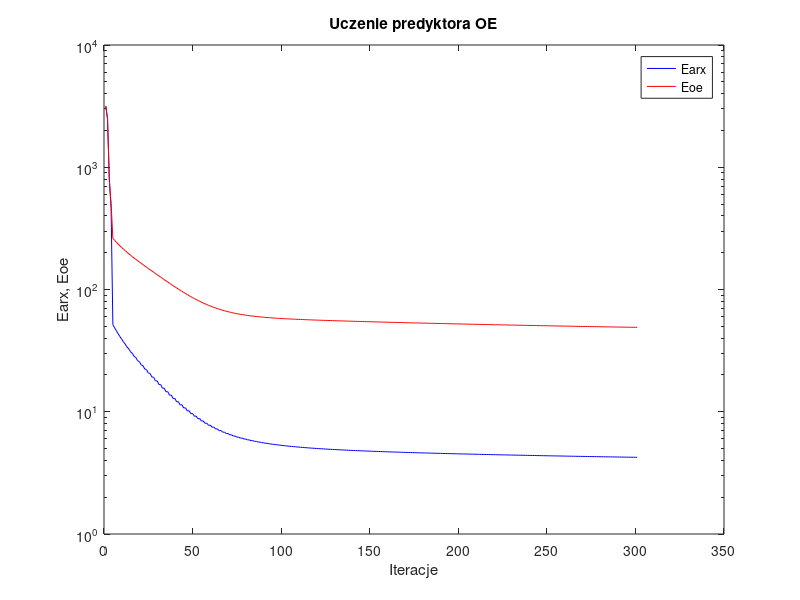
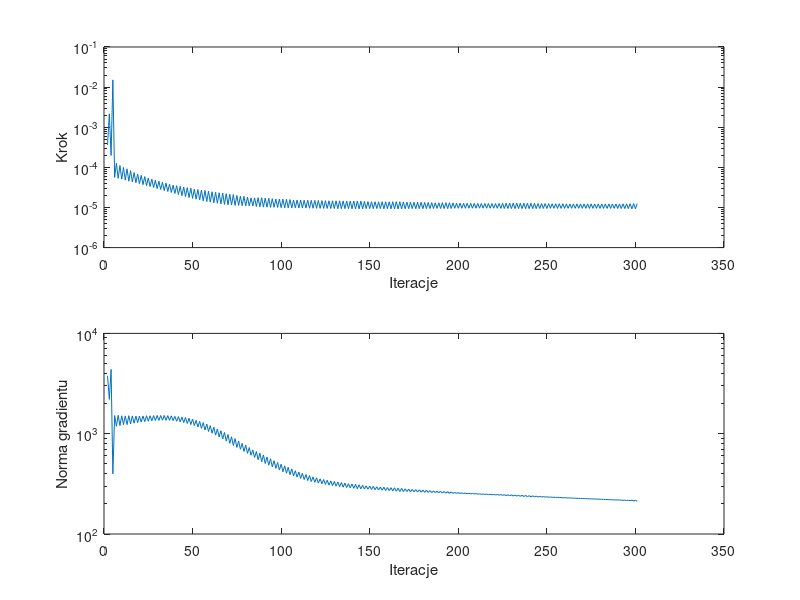

Source code (MATLAB) for these figures, in order:
%uczenie predyktora oe
clear all;
n=0; farx(n+1)=3.177927e+003; foe(n+1)=3.150068e+003; wspucz(n+1)=0.000000e+000; ng(n+1)=0.000000e+000;
n=1; farx(n+1)=2.495561e+003; foe(n+1)=2.467748e+003; krok(n+1)=3.604935e-004; ng(n+1)=3.775280e+003;
n=2; farx(n+1)=8.023218e+002; foe(n+1)=7.733906e+002; krok(n+1)=2.156451e-003; ng(n+1)=2.197919e+003;
n=3; farx(n+1)=4.627612e+002; foe(n+1)=5.059316e+002; krok(n+1)=1.984325e-004; ng(n+1)=4.370175e+003;
n=4; farx(n+1)=5.159341e+001; foe(n+1)=2.618617e+002; krok(n+1)=1.511671e-002; ng(n+1)=3.981642e+002;
n=5; farx(n+1)=4.855355e+001; foe(n+1)=2.524364e+002; krok(n+1)=5.618497e-005; ng(n+1)=1.516472e+003;
n=6; farx(n+1)=4.587918e+001; foe(n+1)=2.433717e+002; krok(n+1)=1.270414e-004; ng(n+1)=1.188398e+003;
n=7; farx(n+1)=4.342534e+001; foe(n+1)=2.351712e+002; krok(n+1)=5.327423e-005; ng(n+1)=1.524382e+003;
n=8; farx(n+1)=4.116766e+001; foe(n+1)=2.274240e+002; krok(n+1)=1.112345e-004; ng(n+1)=1.204110e+003;
n=9; farx(n+1)=3.923432e+001; foe(n+1)=2.203765e+002; krok(n+1)=5.086873e-005; ng(n+1)=1.508693e+003;
n=10; farx(n+1)=3.721729e+001; foe(n+1)=2.136737e+002; krok(n+1)=9.921626e-005; ng(n+1)=1.227896e+003;
n=11; farx(n+1)=3.572597e+001; foe(n+1)=2.074951e+002; krok(n+1)=4.789661e-005; ng(n+1)=1.504577e+003;
n=12; farx(n+1)=3.382204e+001; foe(n+1)=2.015061e+002; krok(n+1)=9.186583e-005; ng(n+1)=1.232168e+003;
n=13; farx(n+1)=3.268566e+001; foe(n+1)=1.959671e+002; krok(n+1)=4.522010e-005; ng(n+1)=1.512085e+003;
n=14; farx(n+1)=3.090434e+001; foe(n+1)=1.906384e+002; krok(n+1)=8.271938e-005; ng(n+1)=1.249792e+003;
n=15; farx(n+1)=3.005259e+001; foe(n+1)=1.856749e+002; krok(n+1)=4.334515e-005; ng(n+1)=1.503965e+003;
n=16; farx(n+1)=2.838315e+001; foe(n+1)=1.808991e+002; krok(n+1)=7.401448e-005; ng(n+1)=1.271687e+003;
n=17; farx(n+1)=2.774788e+001; foe(n+1)=1.763910e+002; krok(n+1)=4.136800e-005; ng(n+1)=1.495920e+003;
n=18; farx(n+1)=2.615420e+001; foe(n+1)=1.720005e+002; krok(n+1)=6.800958e-005; ng(n+1)=1.287895e+003;
n=19; farx(n+1)=2.568533e+001; foe(n+1)=1.678254e+002; krok(n+1)=3.923630e-005; ng(n+1)=1.499684e+003;
n=20; farx(n+1)=2.416142e+001; foe(n+1)=1.637416e+002; krok(n+1)=6.291931e-005; ng(n+1)=1.305111e+003;
n=21; farx(n+1)=2.382108e+001; foe(n+1)=1.598359e+002; krok(n+1)=3.705546e-005; ng(n+1)=1.504893e+003;
n=22; farx(n+1)=2.236365e+001; foe(n+1)=1.559931e+002; krok(n+1)=5.873010e-005; ng(n+1)=1.317383e+003;
n=23; farx(n+1)=2.212385e+001; foe(n+1)=1.523153e+002; krok(n+1)=3.511208e-005; ng(n+1)=1.510381e+003;
n=24; farx(n+1)=2.074332e+001; foe(n+1)=1.486995e+002; krok(n+1)=5.434585e-005; ng(n+1)=1.332712e+003;
n=25; farx(n+1)=2.057884e+001; foe(n+1)=1.452342e+002; krok(n+1)=3.333618e-005; ng(n+1)=1.510301e+003;
n=26; farx(n+1)=1.926896e+001; foe(n+1)=1.418159e+002; krok(n+1)=5.086873e-005; ng(n+1)=1.344618e+003;
n=27; farx(n+1)=1.916465e+001; foe(n+1)=1.385286e+002; krok(n+1)=3.145966e-005; ng(n+1)=1.515757e+003;
n=28; farx(n+1)=1.792701e+001; foe(n+1)=1.352882e+002; krok(n+1)=4.780368e-005; ng(n+1)=1.354159e+003;
n=29; farx(n+1)=1.786806e+001; foe(n+1)=1.321700e+002; krok(n+1)=2.963075e-005; ng(n+1)=1.519201e+003;
n=30; farx(n+1)=1.670507e+001; foe(n+1)=1.290913e+002; krok(n+1)=4.508384e-005; ng(n+1)=1.358641e+003;
n=31; farx(n+1)=1.668056e+001; foe(n+1)=1.261410e+002; krok(n+1)=2.809223e-005; ng(n+1)=1.518556e+003;
n=32; farx(n+1)=1.559133e+001; foe(n+1)=1.232365e+002; krok(n+1)=4.244958e-005; ng(n+1)=1.364808e+003;
n=33; farx(n+1)=1.559242e+001; foe(n+1)=1.204422e+002; krok(n+1)=2.638199e-005; ng(n+1)=1.518875e+003;
n=34; farx(n+1)=1.457599e+001; foe(n+1)=1.176864e+002; krok(n+1)=4.041939e-005; ng(n+1)=1.359963e+003;
n=35; farx(n+1)=1.459613e+001; foe(n+1)=1.150507e+002; krok(n+1)=2.496301e-005; ng(n+1)=1.514149e+003;
n=36; farx(n+1)=1.365523e+001; foe(n+1)=1.124610e+002; krok(n+1)=3.812652e-005; ng(n+1)=1.357225e+003;
n=37; farx(n+1)=1.368790e+001; foe(n+1)=1.099864e+002; krok(n+1)=2.369246e-005; ng(n+1)=1.503859e+003;
n=38; farx(n+1)=1.282158e+001; foe(n+1)=1.075626e+002; krok(n+1)=3.594329e-005; ng(n+1)=1.351238e+003;
n=39; farx(n+1)=1.285955e+001; foe(n+1)=1.052495e+002; krok(n+1)=2.230894e-005; ng(n+1)=1.488431e+003;
n=40; farx(n+1)=1.205444e+001; foe(n+1)=1.029627e+002; krok(n+1)=3.494762e-005; ng(n+1)=1.331216e+003;
n=41; farx(n+1)=1.210074e+001; foe(n+1)=1.007890e+002; krok(n+1)=2.097007e-005; ng(n+1)=1.481185e+003;
n=42; farx(n+1)=1.136032e+001; foe(n+1)=9.865595e+001; krok(n+1)=3.351433e-005; ng(n+1)=1.313431e+003;
n=43; farx(n+1)=1.140941e+001; foe(n+1)=9.662976e+001; krok(n+1)=1.977673e-005; ng(n+1)=1.466341e+003;
n=44; farx(n+1)=1.072845e+001; foe(n+1)=9.464338e+001; krok(n+1)=3.242569e-005; ng(n+1)=1.289958e+003;
n=45; farx(n+1)=1.077955e+001; foe(n+1)=9.275679e+001; krok(n+1)=1.865637e-005; ng(n+1)=1.450791e+003;
n=46; farx(n+1)=1.015875e+001; foe(n+1)=9.091783e+001; krok(n+1)=3.117913e-005; ng(n+1)=1.263988e+003;
n=47; farx(n+1)=1.020804e+001; foe(n+1)=8.917700e+001; krok(n+1)=1.766648e-005; ng(n+1)=1.425754e+003;
n=48; farx(n+1)=9.641835e+000; foe(n+1)=8.747717e+001; krok(n+1)=3.023762e-005; ng(n+1)=1.232958e+003;
n=49; farx(n+1)=9.690203e+000; foe(n+1)=8.587286e+001; krok(n+1)=1.684728e-005; ng(n+1)=1.399479e+003;
n=50; farx(n+1)=9.183099e+000; foe(n+1)=8.432521e+001; krok(n+1)=2.857275e-005; ng(n+1)=1.205589e+003;
n=51; farx(n+1)=9.225024e+000; foe(n+1)=8.287082e+001; krok(n+1)=1.611741e-005; ng(n+1)=1.357119e+003;
n=52; farx(n+1)=8.762757e+000; foe(n+1)=8.144895e+001; krok(n+1)=2.800232e-005; ng(n+1)=1.168029e+003;
n=53; farx(n+1)=8.802817e+000; foe(n+1)=8.011329e+001; krok(n+1)=1.530761e-005; ng(n+1)=1.327346e+003;
n=54; farx(n+1)=8.385005e+000; foe(n+1)=7.881787e+001; krok(n+1)=2.720139e-005; ng(n+1)=1.130471e+003;
n=55; farx(n+1)=8.421493e+000; foe(n+1)=7.760200e+001; krok(n+1)=1.461294e-005; ng(n+1)=1.290206e+003;
n=56; farx(n+1)=8.044696e+000; foe(n+1)=7.642506e+001; krok(n+1)=2.648762e-005; ng(n+1)=1.090380e+003;
n=57; farx(n+1)=8.077785e+000; foe(n+1)=7.532274e+001; krok(n+1)=1.404611e-005; ng(n+1)=1.250820e+003;
n=58; farx(n+1)=7.742143e+000; foe(n+1)=7.426502e+001; krok(n+1)=2.537849e-005; ng(n+1)=1.052194e+003;
n=59; farx(n+1)=7.770165e+000; foe(n+1)=7.327771e+001; krok(n+1)=1.358646e-005; ng(n+1)=1.203218e+003;
n=60; farx(n+1)=7.468930e+000; foe(n+1)=7.232657e+001; krok(n+1)=2.466737e-005; ng(n+1)=1.011357e+003;
n=61; farx(n+1)=7.493385e+000; foe(n+1)=7.143745e+001; krok(n+1)=1.308609e-005; ng(n+1)=1.161540e+003;
n=62; farx(n+1)=7.224354e+000; foe(n+1)=7.058260e+001; krok(n+1)=2.394830e-005; ng(n+1)=9.686323e+002;
n=63; farx(n+1)=7.245053e+000; foe(n+1)=6.978803e+001; krok(n+1)=1.272730e-005; ng(n+1)=1.114281e+003;
n=64; farx(n+1)=7.004425e+000; foe(n+1)=6.902719e+001; krok(n+1)=2.322634e-005; ng(n+1)=9.287092e+002;
n=65; farx(n+1)=7.021962e+000; foe(n+1)=6.831492e+001; krok(n+1)=1.229246e-005; ng(n+1)=1.070522e+003;
n=66; farx(n+1)=6.805846e+000; foe(n+1)=6.763197e+001; krok(n+1)=2.284676e-005; ng(n+1)=8.844022e+002;
n=67; farx(n+1)=6.820837e+000; foe(n+1)=6.699417e+001; krok(n+1)=1.195092e-005; ng(n+1)=1.028260e+003;
n=68; farx(n+1)=6.628656e+000; foe(n+1)=6.638796e+001; krok(n+1)=2.212034e-005; ng(n+1)=8.438051e+002;
n=69; farx(n+1)=6.640570e+000; foe(n+1)=6.582159e+001; krok(n+1)=1.165597e-005; ng(n+1)=9.820046e+002;
n=70; farx(n+1)=6.470461e+000; foe(n+1)=6.528114e+001; krok(n+1)=2.139878e-005; ng(n+1)=8.018548e+002;
n=71; farx(n+1)=6.479253e+000; foe(n+1)=6.478226e+001; krok(n+1)=1.151293e-005; ng(n+1)=9.317655e+002;
n=72; farx(n+1)=6.326463e+000; foe(n+1)=6.430530e+001; krok(n+1)=2.092147e-005; ng(n+1)=7.648313e+002;
n=73; farx(n+1)=6.333943e+000; foe(n+1)=6.385757e+001; krok(n+1)=1.126542e-005; ng(n+1)=8.937777e+002;
n=74; farx(n+1)=6.199632e+000; foe(n+1)=6.343677e+001; krok(n+1)=1.995189e-005; ng(n+1)=7.298558e+002;
n=75; farx(n+1)=6.204410e+000; foe(n+1)=6.304408e+001; krok(n+1)=1.126542e-005; ng(n+1)=8.444770e+002;
n=76; farx(n+1)=6.085880e+000; foe(n+1)=6.267459e+001; krok(n+1)=1.899564e-005; ng(n+1)=6.996468e+002;
n=77; farx(n+1)=6.088409e+000; foe(n+1)=6.232760e+001; krok(n+1)=1.109774e-005; ng(n+1)=8.011808e+002;
n=78; farx(n+1)=5.981051e+000; foe(n+1)=6.199580e+001; krok(n+1)=1.890200e-005; ng(n+1)=6.646647e+002;
n=79; farx(n+1)=5.982806e+000; foe(n+1)=6.168415e+001; krok(n+1)=1.095376e-005; ng(n+1)=7.685286e+002;
n=80; farx(n+1)=5.887799e+000; foe(n+1)=6.139076e+001; krok(n+1)=1.808278e-005; ng(n+1)=6.369587e+002;
n=81; farx(n+1)=5.887895e+000; foe(n+1)=6.111497e+001; krok(n+1)=1.095376e-005; ng(n+1)=7.275200e+002;
n=82; farx(n+1)=5.803432e+000; foe(n+1)=6.085419e+001; krok(n+1)=1.738167e-005; ng(n+1)=6.100449e+002;
n=83; farx(n+1)=5.802118e+000; foe(n+1)=6.060895e+001; krok(n+1)=1.085468e-005; ng(n+1)=6.894355e+002;
n=84; farx(n+1)=5.725015e+000; foe(n+1)=6.037362e+001; krok(n+1)=1.736589e-005; ng(n+1)=5.801897e+002;
n=85; farx(n+1)=5.723369e+000; foe(n+1)=6.015144e+001; krok(n+1)=1.057446e-005; ng(n+1)=6.637439e+002;
n=86; farx(n+1)=5.652601e+000; foe(n+1)=5.993741e+001; krok(n+1)=1.751338e-005; ng(n+1)=5.510816e+002;
n=87; farx(n+1)=5.650745e+000; foe(n+1)=5.973544e+001; krok(n+1)=1.033992e-005; ng(n+1)=6.395232e+002;
n=88; farx(n+1)=5.586025e+000; foe(n+1)=5.954116e+001; krok(n+1)=1.751338e-005; ng(n+1)=5.249051e+002;
n=89; farx(n+1)=5.583908e+000; foe(n+1)=5.935762e+001; krok(n+1)=1.021265e-005; ng(n+1)=6.147007e+002;
n=90; farx(n+1)=5.525575e+000; foe(n+1)=5.918237e+001; krok(n+1)=1.709205e-005; ng(n+1)=5.045328e+002;
n=91; farx(n+1)=5.522862e+000; foe(n+1)=5.901685e+001; krok(n+1)=1.017076e-005; ng(n+1)=5.858451e+002;
n=92; farx(n+1)=5.469642e+000; foe(n+1)=5.885780e+001; krok(n+1)=1.689172e-005; ng(n+1)=4.849582e+002;
n=93; farx(n+1)=5.466704e+000; foe(n+1)=5.870670e+001; krok(n+1)=1.009346e-005; ng(n+1)=5.624141e+002;
n=94; farx(n+1)=5.418368e+000; foe(n+1)=5.856204e+001; krok(n+1)=1.654943e-005; ng(n+1)=4.672000e+002;
n=95; farx(n+1)=5.415105e+000; foe(n+1)=5.842424e+001; krok(n+1)=1.009346e-005; ng(n+1)=5.380117e+002;
n=96; farx(n+1)=5.371022e+000; foe(n+1)=5.829242e+001; krok(n+1)=1.621284e-005; ng(n+1)=4.515592e+002;
n=97; farx(n+1)=5.367570e+000; foe(n+1)=5.816580e+001; krok(n+1)=9.999543e-006; ng(n+1)=5.163996e+002;
n=98; farx(n+1)=5.327005e+000; foe(n+1)=5.804388e+001; krok(n+1)=1.611823e-005; ng(n+1)=4.342596e+002;
n=99; farx(n+1)=5.323441e+000; foe(n+1)=5.792691e+001; krok(n+1)=9.888364e-006; ng(n+1)=4.964917e+002;
n=100; farx(n+1)=5.285894e+000; foe(n+1)=5.781336e+001; krok(n+1)=1.611741e-005; ng(n+1)=4.174492e+002;
n=101; farx(n+1)=5.282299e+000; foe(n+1)=5.770463e+001; krok(n+1)=9.836241e-006; ng(n+1)=4.785628e+002;
n=102; farx(n+1)=5.247593e+000; foe(n+1)=5.759926e+001; krok(n+1)=1.596631e-005; ng(n+1)=4.037363e+002;
n=103; farx(n+1)=5.244008e+000; foe(n+1)=5.749763e+001; krok(n+1)=9.766516e-006; ng(n+1)=4.622395e+002;
n=104; farx(n+1)=5.211945e+000; foe(n+1)=5.739915e+001; krok(n+1)=1.579136e-005; ng(n+1)=3.904154e+002;
n=105; farx(n+1)=5.208312e+000; foe(n+1)=5.730408e+001; krok(n+1)=9.766516e-006; ng(n+1)=4.455625e+002;
n=106; farx(n+1)=5.178922e+000; foe(n+1)=5.721198e+001; krok(n+1)=1.539716e-005; ng(n+1)=3.792753e+002;
n=107; farx(n+1)=5.175136e+000; foe(n+1)=5.712320e+001; krok(n+1)=9.806150e-006; ng(n+1)=4.274428e+002;
n=108; farx(n+1)=5.147636e+000; foe(n+1)=5.703636e+001; krok(n+1)=1.535151e-005; ng(n+1)=3.688872e+002;
n=109; farx(n+1)=5.143980e+000; foe(n+1)=5.695195e+001; krok(n+1)=9.706803e-006; ng(n+1)=4.157299e+002;
n=110; farx(n+1)=5.118254e+000; foe(n+1)=5.686943e+001; krok(n+1)=1.530281e-005; ng(n+1)=3.583774e+002;
n=111; farx(n+1)=5.114658e+000; foe(n+1)=5.678917e+001; krok(n+1)=9.667524e-006; ng(n+1)=4.033664e+002;
n=112; farx(n+1)=5.090622e+000; foe(n+1)=5.671063e+001; krok(n+1)=1.517047e-005; ng(n+1)=3.492897e+002;
n=113; farx(n+1)=5.087068e+000; foe(n+1)=5.663413e+001; krok(n+1)=9.645404e-006; ng(n+1)=3.912833e+002;
n=114; farx(n+1)=5.064458e+000; foe(n+1)=5.655906e+001; krok(n+1)=1.511881e-005; ng(n+1)=3.410937e+002;
n=115; farx(n+1)=5.061009e+000; foe(n+1)=5.648560e+001; krok(n+1)=9.571928e-006; ng(n+1)=3.815772e+002;
n=116; farx(n+1)=5.039729e+000; foe(n+1)=5.641338e+001; krok(n+1)=1.507081e-005; ng(n+1)=3.335870e+002;
n=117; farx(n+1)=5.036342e+000; foe(n+1)=5.634281e+001; krok(n+1)=9.554760e-006; ng(n+1)=3.715457e+002;
n=118; farx(n+1)=5.016281e+000; foe(n+1)=5.627332e+001; krok(n+1)=1.498382e-005; ng(n+1)=3.277324e+002;
n=119; farx(n+1)=5.012978e+000; foe(n+1)=5.620522e+001; krok(n+1)=9.515687e-006; ng(n+1)=3.628417e+002;
n=120; farx(n+1)=4.994036e+000; foe(n+1)=5.613803e+001; krok(n+1)=1.490654e-005; ng(n+1)=3.219315e+002;
n=121; farx(n+1)=4.990797e+000; foe(n+1)=5.607219e+001; krok(n+1)=9.515478e-006; ng(n+1)=3.551581e+002;
n=122; farx(n+1)=4.972862e+000; foe(n+1)=5.600724e+001; krok(n+1)=1.481560e-005; ng(n+1)=3.171351e+002;
n=123; farx(n+1)=4.969718e+000; foe(n+1)=5.594328e+001; krok(n+1)=9.471564e-006; ng(n+1)=3.494435e+002;
n=124; farx(n+1)=4.952697e+000; foe(n+1)=5.588011e+001; krok(n+1)=1.476242e-005; ng(n+1)=3.119819e+002;
n=125; farx(n+1)=4.949626e+000; foe(n+1)=5.581793e+001; krok(n+1)=9.456357e-006; ng(n+1)=3.435997e+002;
n=126; farx(n+1)=4.933455e+000; foe(n+1)=5.575643e+001; krok(n+1)=1.468252e-005; ng(n+1)=3.074639e+002;
n=127; farx(n+1)=4.930459e+000; foe(n+1)=5.569585e+001; krok(n+1)=9.434846e-006; ng(n+1)=3.381550e+002;
n=128; farx(n+1)=4.915028e+000; foe(n+1)=5.563580e+001; krok(n+1)=1.465430e-005; ng(n+1)=3.034369e+002;
n=129; farx(n+1)=4.912120e+000; foe(n+1)=5.557656e+001; krok(n+1)=9.405221e-006; ng(n+1)=3.335255e+002;
n=130; farx(n+1)=4.897338e+000; foe(n+1)=5.551784e+001; krok(n+1)=1.466008e-005; ng(n+1)=2.998164e+002;
n=131; farx(n+1)=4.894536e+000; foe(n+1)=5.545971e+001; krok(n+1)=9.340678e-006; ng(n+1)=3.298362e+002;
n=132; farx(n+1)=4.880377e+000; foe(n+1)=5.540205e+001; krok(n+1)=1.465800e-005; ng(n+1)=2.959009e+002;
n=133; farx(n+1)=4.877648e+000; foe(n+1)=5.534509e+001; krok(n+1)=9.328187e-006; ng(n+1)=3.258412e+002;
n=134; farx(n+1)=4.864136e+000; foe(n+1)=5.528855e+001; krok(n+1)=1.453926e-005; ng(n+1)=2.928014e+002;
n=135; farx(n+1)=4.861453e+000; foe(n+1)=5.523281e+001; krok(n+1)=9.357347e-006; ng(n+1)=3.212252e+002;
n=136; farx(n+1)=4.848498e+000; foe(n+1)=5.517741e+001; krok(n+1)=1.445172e-005; ng(n+1)=2.904178e+002;
n=137; farx(n+1)=4.845890e+000; foe(n+1)=5.512261e+001; krok(n+1)=9.351708e-006; ng(n+1)=3.178897e+002;
n=138; farx(n+1)=4.833411e+000; foe(n+1)=5.506821e+001; krok(n+1)=1.442554e-005; ng(n+1)=2.885166e+002;
n=139; farx(n+1)=4.830896e+000; foe(n+1)=5.501417e+001; krok(n+1)=9.282697e-006; ng(n+1)=3.153765e+002;
n=140; farx(n+1)=4.818808e+000; foe(n+1)=5.496041e+001; krok(n+1)=1.451496e-005; ng(n+1)=2.855872e+002;
n=141; farx(n+1)=4.816383e+000; foe(n+1)=5.490705e+001; krok(n+1)=9.233149e-006; ng(n+1)=3.130374e+002;
n=142; farx(n+1)=4.804725e+000; foe(n+1)=5.485399e+001; krok(n+1)=1.448879e-005; ng(n+1)=2.831973e+002;
n=143; farx(n+1)=4.802358e+000; foe(n+1)=5.480146e+001; krok(n+1)=9.237209e-006; ng(n+1)=3.097551e+002;
n=144; farx(n+1)=4.791132e+000; foe(n+1)=5.474919e+001; krok(n+1)=1.438760e-005; ng(n+1)=2.814409e+002;
n=145; farx(n+1)=4.788814e+000; foe(n+1)=5.469749e+001; krok(n+1)=9.272806e-006; ng(n+1)=3.063147e+002;
n=146; farx(n+1)=4.778054e+000; foe(n+1)=5.464610e+001; krok(n+1)=1.416371e-005; ng(n+1)=2.802820e+002;
n=147; farx(n+1)=4.775758e+000; foe(n+1)=5.459536e+001; krok(n+1)=9.359580e-006; ng(n+1)=3.023802e+002;
n=148; farx(n+1)=4.765376e+000; foe(n+1)=5.454487e+001; krok(n+1)=1.400833e-005; ng(n+1)=2.796166e+002;
n=149; farx(n+1)=4.763140e+000; foe(n+1)=5.449478e+001; krok(n+1)=9.359580e-006; ng(n+1)=3.001053e+002;
n=150; farx(n+1)=4.753072e+000; foe(n+1)=5.444493e+001; krok(n+1)=1.395508e-005; ng(n+1)=2.780234e+002;
n=151; farx(n+1)=4.750897e+000; foe(n+1)=5.439546e+001; krok(n+1)=9.351708e-006; ng(n+1)=2.979612e+002;
n=152; farx(n+1)=4.741125e+000; foe(n+1)=5.434617e+001; krok(n+1)=1.390431e-005; ng(n+1)=2.763269e+002;
n=153; farx(n+1)=4.739003e+000; foe(n+1)=5.429731e+001; krok(n+1)=9.377529e-006; ng(n+1)=2.956750e+002;
n=154; farx(n+1)=4.729496e+000; foe(n+1)=5.424870e+001; krok(n+1)=1.384553e-005; ng(n+1)=2.753236e+002;
n=155; farx(n+1)=4.727444e+000; foe(n+1)=5.420032e+001; krok(n+1)=9.331364e-006; ng(n+1)=2.941857e+002;
n=156; farx(n+1)=4.718148e+000; foe(n+1)=5.415211e+001; krok(n+1)=1.390226e-005; ng(n+1)=2.732374e+002;
n=157; farx(n+1)=4.716165e+000; foe(n+1)=5.410418e+001; krok(n+1)=9.299765e-006; ng(n+1)=2.928137e+002;
n=158; farx(n+1)=4.707105e+000; foe(n+1)=5.405642e+001; krok(n+1)=1.386876e-005; ng(n+1)=2.715563e+002;
n=159; farx(n+1)=4.705171e+000; foe(n+1)=5.400905e+001; krok(n+1)=9.322149e-006; ng(n+1)=2.906594e+002;
n=160; farx(n+1)=4.696312e+000; foe(n+1)=5.396187e+001; krok(n+1)=1.384553e-005; ng(n+1)=2.705524e+002;
n=161; farx(n+1)=4.694450e+000; foe(n+1)=5.391488e+001; krok(n+1)=9.263868e-006; ng(n+1)=2.896092e+002;
n=162; farx(n+1)=4.685735e+000; foe(n+1)=5.386802e+001; krok(n+1)=1.395478e-005; ng(n+1)=2.684719e+002;
n=163; farx(n+1)=4.683948e+000; foe(n+1)=5.382134e+001; krok(n+1)=9.203865e-006; ng(n+1)=2.889348e+002;
n=164; farx(n+1)=4.675412e+000; foe(n+1)=5.377482e+001; krok(n+1)=1.396978e-005; ng(n+1)=2.665972e+002;
n=165; farx(n+1)=4.673676e+000; foe(n+1)=5.372862e+001; krok(n+1)=9.207477e-006; ng(n+1)=2.871442e+002;
n=166; farx(n+1)=4.665332e+000; foe(n+1)=5.368258e+001; krok(n+1)=1.390431e-005; ng(n+1)=2.654019e+002;
n=167; farx(n+1)=4.663642e+000; foe(n+1)=5.363688e+001; krok(n+1)=9.225986e-006; ng(n+1)=2.851609e+002;
n=168; farx(n+1)=4.655526e+000; foe(n+1)=5.359134e+001; krok(n+1)=1.373458e-005; ng(n+1)=2.645847e+002;
n=169; farx(n+1)=4.653855e+000; foe(n+1)=5.354632e+001; krok(n+1)=9.328187e-006; ng(n+1)=2.819339e+002;
n=170; farx(n+1)=4.645928e+000; foe(n+1)=5.350145e+001; krok(n+1)=1.357662e-005; ng(n+1)=2.647936e+002;
n=171; farx(n+1)=4.644305e+000; foe(n+1)=5.345687e+001; krok(n+1)=9.331364e-006; ng(n+1)=2.802528e+002;
n=172; farx(n+1)=4.636534e+000; foe(n+1)=5.341241e+001; krok(n+1)=1.351734e-005; ng(n+1)=2.638037e+002;
n=173; farx(n+1)=4.634953e+000; foe(n+1)=5.336830e+001; krok(n+1)=9.359580e-006; ng(n+1)=2.783424e+002;
n=174; farx(n+1)=4.627308e+000; foe(n+1)=5.332432e+001; krok(n+1)=1.348707e-005; ng(n+1)=2.631848e+002;
n=175; farx(n+1)=4.625786e+000; foe(n+1)=5.328054e+001; krok(n+1)=9.328187e-006; ng(n+1)=2.773771e+002;
n=176; farx(n+1)=4.618271e+000; foe(n+1)=5.323690e+001; krok(n+1)=1.346311e-005; ng(n+1)=2.619045e+002;
n=177; farx(n+1)=4.616790e+000; foe(n+1)=5.319356e+001; krok(n+1)=9.342023e-006; ng(n+1)=2.755968e+002;
n=178; farx(n+1)=4.609387e+000; foe(n+1)=5.315032e+001; krok(n+1)=1.344623e-005; ng(n+1)=2.610243e+002;
n=179; farx(n+1)=4.607959e+000; foe(n+1)=5.310733e+001; krok(n+1)=9.331364e-006; ng(n+1)=2.744717e+002;
n=180; farx(n+1)=4.600681e+000; foe(n+1)=5.306447e+001; krok(n+1)=1.338683e-005; ng(n+1)=2.600653e+002;
n=181; farx(n+1)=4.599291e+000; foe(n+1)=5.302192e+001; krok(n+1)=9.365562e-006; ng(n+1)=2.726179e+002;
n=182; farx(n+1)=4.592141e+000; foe(n+1)=5.297951e+001; krok(n+1)=1.328620e-005; ng(n+1)=2.595476e+002;
n=183; farx(n+1)=4.590788e+000; foe(n+1)=5.293738e+001; krok(n+1)=9.399927e-006; ng(n+1)=2.707610e+002;
n=184; farx(n+1)=4.583754e+000; foe(n+1)=5.289541e+001; krok(n+1)=1.319809e-005; ng(n+1)=2.590060e+002;
n=185; farx(n+1)=4.582440e+000; foe(n+1)=5.285369e+001; krok(n+1)=9.433029e-006; ng(n+1)=2.690484e+002;
n=186; farx(n+1)=4.575526e+000; foe(n+1)=5.281214e+001; krok(n+1)=1.308609e-005; ng(n+1)=2.585212e+002;
n=187; farx(n+1)=4.574244e+000; foe(n+1)=5.277087e+001; krok(n+1)=9.463005e-006; ng(n+1)=2.670523e+002;
n=188; farx(n+1)=4.567403e+000; foe(n+1)=5.272969e+001; krok(n+1)=1.308479e-005; ng(n+1)=2.577321e+002;
n=189; farx(n+1)=4.566174e+000; foe(n+1)=5.268870e+001; krok(n+1)=9.410994e-006; ng(n+1)=2.662831e+002;
n=190; farx(n+1)=4.559392e+000; foe(n+1)=5.264775e+001; krok(n+1)=1.315377e-005; ng(n+1)=2.561078e+002;
n=191; farx(n+1)=4.558214e+000; foe(n+1)=5.260706e+001; krok(n+1)=9.392863e-006; ng(n+1)=2.654369e+002;
n=192; farx(n+1)=4.551502e+000; foe(n+1)=5.256644e+001; krok(n+1)=1.315377e-005; ng(n+1)=2.551422e+002;
n=193; farx(n+1)=4.550371e+000; foe(n+1)=5.252606e+001; krok(n+1)=9.386788e-006; ng(n+1)=2.644500e+002;
n=194; farx(n+1)=4.543749e+000; foe(n+1)=5.248579e+001; krok(n+1)=1.308609e-005; ng(n+1)=2.543218e+002;
n=195; farx(n+1)=4.542651e+000; foe(n+1)=5.244580e+001; krok(n+1)=9.433029e-006; ng(n+1)=2.626729e+002;
n=196; farx(n+1)=4.536152e+000; foe(n+1)=5.240596e+001; krok(n+1)=1.290553e-005; ng(n+1)=2.540097e+002;
n=197; farx(n+1)=4.535068e+000; foe(n+1)=5.236647e+001; krok(n+1)=9.540944e-006; ng(n+1)=2.599163e+002;
n=198; farx(n+1)=4.528652e+000; foe(n+1)=5.232710e+001; krok(n+1)=1.278344e-005; ng(n+1)=2.541997e+002;
n=199; farx(n+1)=4.527606e+000; foe(n+1)=5.228794e+001; krok(n+1)=9.549067e-006; ng(n+1)=2.586634e+002;
n=200; farx(n+1)=4.521256e+000; foe(n+1)=5.224890e+001; krok(n+1)=1.274727e-005; ng(n+1)=2.534154e+002;
n=201; farx(n+1)=4.520250e+000; foe(n+1)=5.221006e+001; krok(n+1)=9.549067e-006; ng(n+1)=2.574979e+002;
n=202; farx(n+1)=4.513959e+000; foe(n+1)=5.217133e+001; krok(n+1)=1.273164e-005; ng(n+1)=2.524633e+002;
n=203; farx(n+1)=4.512991e+000; foe(n+1)=5.213281e+001; krok(n+1)=9.554760e-006; ng(n+1)=2.564179e+002;
n=204; farx(n+1)=4.506763e+000; foe(n+1)=5.209439e+001; krok(n+1)=1.268925e-005; ng(n+1)=2.516930e+002;
n=205; farx(n+1)=4.505831e+000; foe(n+1)=5.205620e+001; krok(n+1)=9.571928e-006; ng(n+1)=2.551743e+002;
n=206; farx(n+1)=4.499661e+000; foe(n+1)=5.201812e+001; krok(n+1)=1.264803e-005; ng(n+1)=2.510219e+002;
n=207; farx(n+1)=4.498766e+000; foe(n+1)=5.198023e+001; krok(n+1)=9.579475e-006; ng(n+1)=2.540681e+002;
n=208; farx(n+1)=4.492658e+000; foe(n+1)=5.194246e+001; krok(n+1)=1.259797e-005; ng(n+1)=2.502590e+002;
n=209; farx(n+1)=4.491795e+000; foe(n+1)=5.190491e+001; krok(n+1)=9.622040e-006; ng(n+1)=2.527171e+002;
n=210; farx(n+1)=4.485747e+000; foe(n+1)=5.186751e+001; krok(n+1)=1.251675e-005; ng(n+1)=2.500012e+002;
n=211; farx(n+1)=4.484918e+000; foe(n+1)=5.183027e+001; krok(n+1)=9.602384e-006; ng(n+1)=2.515287e+002;
n=212; farx(n+1)=4.478909e+000; foe(n+1)=5.179309e+001; krok(n+1)=1.254943e-005; ng(n+1)=2.486119e+002;
n=213; farx(n+1)=4.478118e+000; foe(n+1)=5.175613e+001; krok(n+1)=9.602384e-006; ng(n+1)=2.506060e+002;
n=214; farx(n+1)=4.472143e+000; foe(n+1)=5.171926e+001; krok(n+1)=1.255575e-005; ng(n+1)=2.478342e+002;
n=215; farx(n+1)=4.471396e+000; foe(n+1)=5.168255e+001; krok(n+1)=9.579475e-006; ng(n+1)=2.500441e+002;
n=216; farx(n+1)=4.465461e+000; foe(n+1)=5.164594e+001; krok(n+1)=1.255575e-005; ng(n+1)=2.468896e+002;
n=217; farx(n+1)=4.464751e+000; foe(n+1)=5.160950e+001; krok(n+1)=9.572367e-006; ng(n+1)=2.491832e+002;
n=218; farx(n+1)=4.458867e+000; foe(n+1)=5.157318e+001; krok(n+1)=1.251850e-005; ng(n+1)=2.460174e+002;
n=219; farx(n+1)=4.458186e+000; foe(n+1)=5.153705e+001; krok(n+1)=9.584848e-006; ng(n+1)=2.478745e+002;
n=220; farx(n+1)=4.452328e+000; foe(n+1)=5.150101e+001; krok(n+1)=1.253880e-005; ng(n+1)=2.451698e+002;
n=221; farx(n+1)=4.451691e+000; foe(n+1)=5.146511e+001; krok(n+1)=9.549067e-006; ng(n+1)=2.474175e+002;
n=222; farx(n+1)=4.445853e+000; foe(n+1)=5.142931e+001; krok(n+1)=1.259177e-005; ng(n+1)=2.440534e+002;
n=223; farx(n+1)=4.445260e+000; foe(n+1)=5.139363e+001; krok(n+1)=9.504428e-006; ng(n+1)=2.470887e+002;
n=224; farx(n+1)=4.439438e+000; foe(n+1)=5.135806e+001; krok(n+1)=1.265721e-005; ng(n+1)=2.428605e+002;
n=225; farx(n+1)=4.438889e+000; foe(n+1)=5.132258e+001; krok(n+1)=9.434846e-006; ng(n+1)=2.468284e+002;
n=226; farx(n+1)=4.433085e+000; foe(n+1)=5.128718e+001; krok(n+1)=1.274425e-005; ng(n+1)=2.412166e+002;
n=227; farx(n+1)=4.432576e+000; foe(n+1)=5.125193e+001; krok(n+1)=9.405221e-006; ng(n+1)=2.462838e+002;
n=228; farx(n+1)=4.426795e+000; foe(n+1)=5.121676e+001; krok(n+1)=1.278257e-005; ng(n+1)=2.401434e+002;
n=229; farx(n+1)=4.426325e+000; foe(n+1)=5.118174e+001; krok(n+1)=9.375707e-006; ng(n+1)=2.457614e+002;
n=230; farx(n+1)=4.420579e+000; foe(n+1)=5.114681e+001; krok(n+1)=1.278344e-005; ng(n+1)=2.390884e+002;
n=231; farx(n+1)=4.420140e+000; foe(n+1)=5.111206e+001; krok(n+1)=9.375707e-006; ng(n+1)=2.447373e+002;
n=232; farx(n+1)=4.414416e+000; foe(n+1)=5.107739e+001; krok(n+1)=1.280413e-005; ng(n+1)=2.382322e+002;
n=233; farx(n+1)=4.414016e+000; foe(n+1)=5.104286e+001; krok(n+1)=9.351708e-006; ng(n+1)=2.442357e+002;
n=234; farx(n+1)=4.408330e+000; foe(n+1)=5.100844e+001; krok(n+1)=1.278344e-005; ng(n+1)=2.373038e+002;
n=235; farx(n+1)=4.407957e+000; foe(n+1)=5.097419e+001; krok(n+1)=9.365562e-006; ng(n+1)=2.430706e+002;
n=236; farx(n+1)=4.402296e+000; foe(n+1)=5.094005e+001; krok(n+1)=1.278257e-005; ng(n+1)=2.366129e+002;
n=237; farx(n+1)=4.401958e+000; foe(n+1)=5.090603e+001; krok(n+1)=9.331364e-006; ng(n+1)=2.424783e+002;
n=238; farx(n+1)=4.396335e+000; foe(n+1)=5.087209e+001; krok(n+1)=1.277945e-005; ng(n+1)=2.354114e+002;
n=239; farx(n+1)=4.396022e+000; foe(n+1)=5.083836e+001; krok(n+1)=9.365562e-006; ng(n+1)=2.412002e+002;
n=240; farx(n+1)=4.390433e+000; foe(n+1)=5.080473e+001; krok(n+1)=1.272730e-005; ng(n+1)=2.350327e+002;
n=241; farx(n+1)=4.390149e+000; foe(n+1)=5.077125e+001; krok(n+1)=9.365562e-006; ng(n+1)=2.403041e+002;
n=242; farx(n+1)=4.384598e+000; foe(n+1)=5.073788e+001; krok(n+1)=1.268925e-005; ng(n+1)=2.342714e+002;
n=243; farx(n+1)=4.384340e+000; foe(n+1)=5.070468e+001; krok(n+1)=9.386788e-006; ng(n+1)=2.391104e+002;
n=244; farx(n+1)=4.378840e+000; foe(n+1)=5.067158e+001; krok(n+1)=1.259797e-005; ng(n+1)=2.336908e+002;
n=245; farx(n+1)=4.378597e+000; foe(n+1)=5.063870e+001; krok(n+1)=9.434846e-006; ng(n+1)=2.374208e+002;
n=246; farx(n+1)=4.373131e+000; foe(n+1)=5.060589e+001; krok(n+1)=1.254943e-005; ng(n+1)=2.332277e+002;
n=247; farx(n+1)=4.372916e+000; foe(n+1)=5.057327e+001; krok(n+1)=9.456357e-006; ng(n+1)=2.364545e+002;
n=248; farx(n+1)=4.367486e+000; foe(n+1)=5.054074e+001; krok(n+1)=1.248325e-005; ng(n+1)=2.328170e+002;
n=249; farx(n+1)=4.367295e+000; foe(n+1)=5.050838e+001; krok(n+1)=9.477328e-006; ng(n+1)=2.353079e+002;
n=250; farx(n+1)=4.361909e+000; foe(n+1)=5.047611e+001; krok(n+1)=1.240823e-005; ng(n+1)=2.322446e+002;
n=251; farx(n+1)=4.361737e+000; foe(n+1)=5.044404e+001; krok(n+1)=9.530562e-006; ng(n+1)=2.338377e+002;
n=252; farx(n+1)=4.356378e+000; foe(n+1)=5.041207e+001; krok(n+1)=1.235197e-005; ng(n+1)=2.320141e+002;
n=253; farx(n+1)=4.356233e+000; foe(n+1)=5.038023e+001; krok(n+1)=9.520265e-006; ng(n+1)=2.330342e+002;
n=254; farx(n+1)=4.350881e+000; foe(n+1)=5.034848e+001; krok(n+1)=1.240203e-005; ng(n+1)=2.311159e+002;
n=255; farx(n+1)=4.350773e+000; foe(n+1)=5.031680e+001; krok(n+1)=9.456357e-006; ng(n+1)=2.328751e+002;
n=256; farx(n+1)=4.345457e+000; foe(n+1)=5.028522e+001; krok(n+1)=1.240823e-005; ng(n+1)=2.297244e+002;
n=257; farx(n+1)=4.345366e+000; foe(n+1)=5.025382e+001; krok(n+1)=9.479621e-006; ng(n+1)=2.315024e+002;
n=258; farx(n+1)=4.340069e+000; foe(n+1)=5.022247e+001; krok(n+1)=1.240823e-005; ng(n+1)=2.290030e+002;
n=259; farx(n+1)=4.340010e+000; foe(n+1)=5.019128e+001; krok(n+1)=9.497821e-006; ng(n+1)=2.308778e+002;
n=260; farx(n+1)=4.334760e+000; foe(n+1)=5.016021e+001; krok(n+1)=1.229246e-005; ng(n+1)=2.287792e+002;
n=261; farx(n+1)=4.334714e+000; foe(n+1)=5.012931e+001; krok(n+1)=9.549067e-006; ng(n+1)=2.292699e+002;
n=262; farx(n+1)=4.329488e+000; foe(n+1)=5.009850e+001; krok(n+1)=1.225273e-005; ng(n+1)=2.283757e+002;
n=263; farx(n+1)=4.329467e+000; foe(n+1)=5.006782e+001; krok(n+1)=9.540944e-006; ng(n+1)=2.284836e+002;
n=264; farx(n+1)=4.324263e+000; foe(n+1)=5.003723e+001; krok(n+1)=1.225273e-005; ng(n+1)=2.275230e+002;
n=265; farx(n+1)=4.324267e+000; foe(n+1)=5.000676e+001; krok(n+1)=9.531630e-006; ng(n+1)=2.276956e+002;
n=266; farx(n+1)=4.319078e+000; foe(n+1)=4.997637e+001; krok(n+1)=1.227229e-005; ng(n+1)=2.266471e+002;
n=267; farx(n+1)=4.319111e+000; foe(n+1)=4.994610e+001; krok(n+1)=9.515478e-006; ng(n+1)=2.271461e+002;
n=268; farx(n+1)=4.313944e+000; foe(n+1)=4.991592e+001; krok(n+1)=1.227229e-005; ng(n+1)=2.258388e+002;
n=269; farx(n+1)=4.314001e+000; foe(n+1)=4.988586e+001; krok(n+1)=9.504428e-006; ng(n+1)=2.264069e+002;
n=270; farx(n+1)=4.308855e+000; foe(n+1)=4.985589e+001; krok(n+1)=1.227270e-005; ng(n+1)=2.249714e+002;
n=271; farx(n+1)=4.308937e+000; foe(n+1)=4.982604e+001; krok(n+1)=9.504428e-006; ng(n+1)=2.255984e+002;
n=272; farx(n+1)=4.303810e+000; foe(n+1)=4.979628e+001; krok(n+1)=1.226836e-005; ng(n+1)=2.242524e+002;
n=273; farx(n+1)=4.303915e+000; foe(n+1)=4.976663e+001; krok(n+1)=9.479621e-006; ng(n+1)=2.249055e+002;
n=274; farx(n+1)=4.298808e+000; foe(n+1)=4.973705e+001; krok(n+1)=1.229246e-005; ng(n+1)=2.231699e+002;
n=275; farx(n+1)=4.298938e+000; foe(n+1)=4.970761e+001; krok(n+1)=9.497821e-006; ng(n+1)=2.241486e+002;
n=276; farx(n+1)=4.293853e+000; foe(n+1)=4.967827e+001; krok(n+1)=1.224850e-005; ng(n+1)=2.228308e+002;
n=277; farx(n+1)=4.294007e+000; foe(n+1)=4.964904e+001; krok(n+1)=9.497821e-006; ng(n+1)=2.233784e+002;
n=278; farx(n+1)=4.288950e+000; foe(n+1)=4.961992e+001; krok(n+1)=1.221656e-005; ng(n+1)=2.221545e+002;
n=279; farx(n+1)=4.289121e+000; foe(n+1)=4.959091e+001; krok(n+1)=9.504428e-006; ng(n+1)=2.223431e+002;
n=280; farx(n+1)=4.284082e+000; foe(n+1)=4.956198e+001; krok(n+1)=1.221656e-005; ng(n+1)=2.213836e+002;
n=281; farx(n+1)=4.284274e+000; foe(n+1)=4.953317e+001; krok(n+1)=9.479621e-006; ng(n+1)=2.216223e+002;
n=282; farx(n+1)=4.279251e+000; foe(n+1)=4.950441e+001; krok(n+1)=1.225575e-005; ng(n+1)=2.203012e+002;
n=283; farx(n+1)=4.279468e+000; foe(n+1)=4.947578e+001; krok(n+1)=9.471564e-006; ng(n+1)=2.210375e+002;
n=284; farx(n+1)=4.274462e+000; foe(n+1)=4.944723e+001; krok(n+1)=1.225273e-005; ng(n+1)=2.196283e+002;
n=285; farx(n+1)=4.274703e+000; foe(n+1)=4.941879e+001; krok(n+1)=9.464566e-006; ng(n+1)=2.203932e+002;
n=286; farx(n+1)=4.269725e+000; foe(n+1)=4.939043e+001; krok(n+1)=1.221743e-005; ng(n+1)=2.189268e+002;
n=287; farx(n+1)=4.269981e+000; foe(n+1)=4.936222e+001; krok(n+1)=9.479621e-006; ng(n+1)=2.192806e+002;
n=288; farx(n+1)=4.265009e+000; foe(n+1)=4.933406e+001; krok(n+1)=1.224850e-005; ng(n+1)=2.182431e+002;
n=289; farx(n+1)=4.265296e+000; foe(n+1)=4.930600e+001; krok(n+1)=9.451001e-006; ng(n+1)=2.190745e+002;
n=290; farx(n+1)=4.260341e+000; foe(n+1)=4.927804e+001; krok(n+1)=1.224850e-005; ng(n+1)=2.175079e+002;
n=291; farx(n+1)=4.260646e+000; foe(n+1)=4.925016e+001; krok(n+1)=9.410994e-006; ng(n+1)=2.183873e+002;
n=292; farx(n+1)=4.255698e+000; foe(n+1)=4.922233e+001; krok(n+1)=1.233369e-005; ng(n+1)=2.161858e+002;
n=293; farx(n+1)=4.256031e+000; foe(n+1)=4.919461e+001; krok(n+1)=9.386788e-006; ng(n+1)=2.180823e+002;
n=294; farx(n+1)=4.251101e+000; foe(n+1)=4.916696e+001; krok(n+1)=1.233369e-005; ng(n+1)=2.154475e+002;
n=295; farx(n+1)=4.251454e+000; foe(n+1)=4.913943e+001; krok(n+1)=9.375707e-006; ng(n+1)=2.173844e+002;
n=296; farx(n+1)=4.246522e+000; foe(n+1)=4.911196e+001; krok(n+1)=1.240203e-005; ng(n+1)=2.146331e+002;
n=297; farx(n+1)=4.246905e+000; foe(n+1)=4.908455e+001; krok(n+1)=9.299765e-006; ng(n+1)=2.174789e+002;
n=298; farx(n+1)=4.241984e+000; foe(n+1)=4.905720e+001; krok(n+1)=1.248150e-005; ng(n+1)=2.132809e+002;
n=299; farx(n+1)=4.242390e+000; foe(n+1)=4.902995e+001; krok(n+1)=9.272806e-006; ng(n+1)=2.170115e+002;
n=300; farx(n+1)=4.237480e+000; foe(n+1)=4.900276e+001; krok(n+1)=1.251675e-005; ng(n+1)=2.123626e+002;

figure; semilogy(farx,'b'); hold on; semilogy(foe,'r'); xlabel('Iteracje'); ylabel('Earx, Eoe'); legend('Earx','Eoe'); title('Uczenie predyktora OE');
figure; subplot(2,1,1); semilogy(krok); xlabel('Iteracje'); ylabel('Krok');
subplot(2,1,2); semilogy(ng); xlabel('Iteracje'); ylabel('Norma gradientu');
Earx=farx(n+1)
Eoe=foe(n+1)
